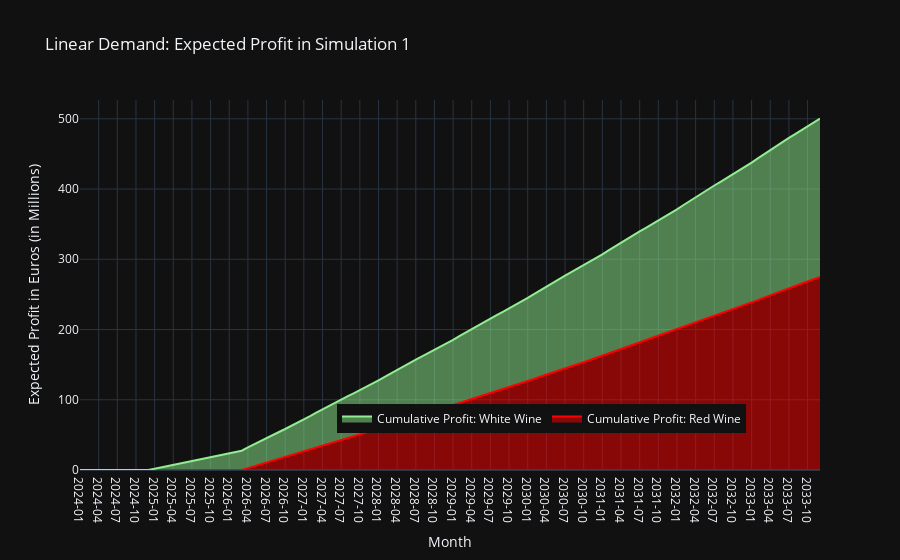

The notebook cell saved with this chart:
### Code cell
# Assuming df is your DataFrame containing the data
df = df2_sim1.copy()

# Convert 'Month' to datetime for proper sorting and display
df['Month'] = pd.to_datetime(df['Month'])

# Aggregate monthly total demand for Red and White wine across all countries
df['Total_Red_Demand'] = df[red_columns].sum(axis=1)
df['Total_White_Demand'] = df[white_columns].sum(axis=1)

# Calculate cumulative sum for each type of wine
df['Cumulative_Red_Demand'] = df['Total_Red_Demand'].cumsum() * 125 # 'Red_Wine_1': 125,
df['Cumulative_White_Demand'] = df['Total_White_Demand'].cumsum() * 90 # 'White_Wine_1': 90,

# Extracting year-month for the x-axis
df['Year_Month'] = df['Month'].dt.strftime('%Y-%m')

# Create a list of months
months = list(range(1, len(df) + 1))

# Create stacked line plot
fig = go.Figure()

# Stacked red wine demand
fig.add_trace(go.Scatter(
    x=df['Year_Month'],
    y=df['Cumulative_Red_Demand'],
    mode='lines',
    name='Cumulative Profit: Red Wine',
    stackgroup='one',
    marker_color='red'
))

# Stacked white wine demand
fig.add_trace(go.Scatter(
    x=df['Year_Month'],
    y=df['Cumulative_White_Demand'],
    mode='lines',
    name='Cumulative Profit: White Wine',
    stackgroup='one',
    marker_color='lightgreen'
))

fig.update_layout(
    title="Linear Demand: Expected Profit in Simulation 1",
    xaxis_title="Month",
    yaxis_title="Expected Profit in Euros (in Millions)",
    hovermode="x unified",
    xaxis={'type': 'category'},  #
)
fig.update_layout(template='plotly_dark')
fig.update_layout(
    legend=dict(
        x=0.9, # Adjusts the x position to be towards the right
        y=0.1, # Adjusts the y position to be towards the bottom
        orientation="h", # Makes the legend items align horizontally
        xanchor='right', # Anchors the legend's right side to the x position
        yanchor='bottom' # Anchors the legend's bottom to the y position
    )
)

fig.show()

### Figure 1 — Plotly figure (JSON) as saved in the notebook; plotly's stock layout.template omitted (floating-point values rounded to 4 significant figures)
{"data": [{"marker": {"color": "red"}, "mode": "lines", "name": "Cumulative Profit: Red Wine", "stackgroup": "one", "type": "scatter", "x": ["2024-01", "2024-02", "2024-03", "2024-04", "2024-05", "2024-06", "2024-07", "2024-08", "2024-09", "2024-10", "2024-11", "2024-12", "2025-01", "2025-02", "2025-03", "2025-04", "2025-05", "2025-06", "2025-07", "2025-08", "2025-09", "2025-10", "2025-11", "2025-12", "2026-01", "2026-02", "2026-03", "2026-04", "2026-05", "2026-06", "2026-07", "2026-08", "2026-09", "2026-10", "2026-11", "2026-12", "2027-01", "2027-02", "2027-03", "2027-04", "2027-05", "2027-06", "2027-07", "2027-08", "2027-09", "2027-10", "2027-11", "2027-12", "2028-01", "2028-02", "2028-03", "2028-04", "2028-05", "2028-06", "2028-07", "2028-08", "2028-09", "2028-10", "2028-11", "2028-12", "2029-01", "2029-02", "2029-03", "2029-04", "2029-05", "2029-06", "2029-07", "2029-08", "2029-09", "2029-10", "2029-11", "2029-12", "2030-01", "2030-02", "2030-03", "2030-04", "2030-05", "2030-06", "2030-07", "2030-08", "2030-09", "2030-10", "2030-11", "2030-12", "2031-01", "2031-02", "2031-03", "2031-04", "2031-05", "2031-06", "2031-07", "2031-08", "2031-09", "2031-10", "2031-11", "2031-12", "2032-01", "2032-02", "2032-03", "2032-04", "2032-05", "2032-06", "2032-07", "2032-08", "2032-09", "2032-10", "2032-11", "2032-12", "2033-01", "2033-02", "2033-03", "2033-04", "2033-05", "2033-06", "2033-07", "2033-08", "2033-09", "2033-10", "2033-11", "2033-12"], "y": [0, 0, 0, 0, 0, 0, 0, 0, 0, 0, 0, 0, 0, 0, 0, 0, 0, 0, 0, 0, 0, 0, 0, 0, 0, 0, 0, 2.71, 5.372, 7.969, 10.5, 12.99, 15.45, 17.94, 20.47, 23.07, 25.83, 28.63, 31.46, 34.26, 37.02, 39.71, 42.33, 44.91, 47.46, 50.04, 52.66, 55.35, 58.21, 61.11, 64.04, 66.95, 69.8, 72.59, 75.31, 77.97, 80.62, 83.29, 86.0, 88.79, 91.75, 94.76, 97.79, 100.8, 103.8, 106.6, 109.5, 112.2, 115.0, 117.7, 120.5, 123.4, 126.5, 129.6, 132.8, 135.9, 138.9, 141.9, 144.9, 147.7, 150.6, 153.4, 156.3, 159.3, 162.5, 165.7, 169.0, 172.2, 175.4, 178.5, 181.5, 184.5, 187.4, 190.4, 193.4, 196.5, 199.8, 203.1, 206.5, 209.9, 213.2, 216.4, 219.5, 222.6, 225.6, 228.7, 231.8, 235.0, 238.4, 241.9, 245.4, 248.9, 252.3, 255.6, 258.9, 262.0, 265.2, 268.4, 271.6, 274.9]}, {"marker": {"color": "lightgreen"}, "mode": "lines", "name": "Cumulative Profit: White Wine", "stackgroup": "one", "type": "scatter", "x": ["2024-01", "2024-02", "2024-03", "2024-04", "2024-05", "2024-06", "2024-07", "2024-08", "2024-09", "2024-10", "2024-11", "2024-12", "2025-01", "2025-02", "2025-03", "2025-04", "2025-05", "2025-06", "2025-07", "2025-08", "2025-09", "2025-10", "2025-11", "2025-12", "2026-01", "2026-02", "2026-03", "2026-04", "2026-05", "2026-06", "2026-07", "2026-08", "2026-09", "2026-10", "2026-11", "2026-12", "2027-01", "2027-02", "2027-03", "2027-04", "2027-05", "2027-06", "2027-07", "2027-08", "2027-09", "2027-10", "2027-11", "2027-12", "2028-01", "2028-02", "2028-03", "2028-04", "2028-05", "2028-06", "2028-07", "2028-08", "2028-09", "2028-10", "2028-11", "2028-12", "2029-01", "2029-02", "2029-03", "2029-04", "2029-05", "2029-06", "2029-07", "2029-08", "2029-09", "2029-10", "2029-11", "2029-12", "2030-01", "2030-02", "2030-03", "2030-04", "2030-05", "2030-06", "2030-07", "2030-08", "2030-09", "2030-10", "2030-11", "2030-12", "2031-01", "2031-02", "2031-03", "2031-04", "2031-05", "2031-06", "2031-07", "2031-08", "2031-09", "2031-10", "2031-11", "2031-12", "2032-01", "2032-02", "2032-03", "2032-04", "2032-05", "2032-06", "2032-07", "2032-08", "2032-09", "2032-10", "2032-11", "2032-12", "2033-01", "2033-02", "2033-03", "2033-04", "2033-05", "2033-06", "2033-07", "2033-08", "2033-09", "2033-10", "2033-11", "2033-12"], "y": [0, 0, 0, 0, 0, 0, 0, 0, 0, 0, 0, 0, 1.851, 3.734, 5.63, 7.514, 9.365, 11.17, 12.93, 14.66, 16.37, 18.1, 19.86, 21.67, 23.58, 25.53, 27.5, 29.45, 31.37, 33.24, 35.06, 36.85, 38.62, 40.41, 42.24, 44.11, 46.09, 48.11, 50.15, 52.17, 54.15, 56.09, 57.98, 59.83, 61.67, 63.52, 65.41, 67.35, 69.41, 71.5, 73.61, 75.7, 77.76, 79.76, 81.72, 83.64, 85.54, 87.46, 89.42, 91.43, 93.56, 95.73, 97.91, 100.1, 102.2, 104.3, 106.3, 108.3, 110.3, 112.3, 114.3, 116.4, 118.6, 120.8, 123.1, 125.3, 127.5, 129.7, 131.8, 133.8, 135.9, 138.0, 140.1, 142.2, 144.5, 146.8, 149.2, 151.5, 153.8, 156.0, 158.2, 160.3, 162.4, 164.6, 166.7, 169.0, 171.3, 173.8, 176.2, 178.6, 181.0, 183.3, 185.5, 187.7, 189.9, 192.2, 194.4, 196.7, 199.2, 201.7, 204.2, 206.7, 209.1, 211.5, 213.9, 216.2, 218.4, 220.7, 223.1, 225.5]}], "layout": {"hovermode": "x unified", "legend": {"orientation": "h", "x": 0.9, "xanchor": "right", "y": 0.1, "yanchor": "bottom"}, "title": {"text": "Linear Demand: Expected Profit in Simulation 1"}, "xaxis": {"title": {"text": "Month"}, "type": "category"}, "yaxis": {"title": {"text": "Expected Profit in Euros (in Millions)"}}}}
